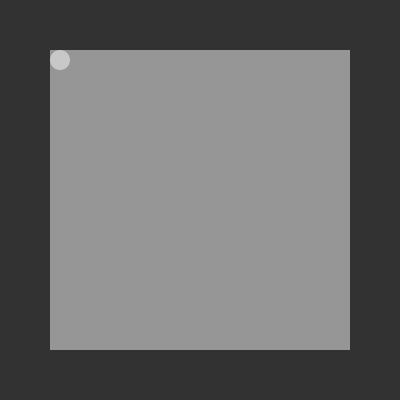
Frame 1 (no input)
Frame 60 (the mouse pressed at the canvas centre just before this capture): identical to frame 1, image omitted
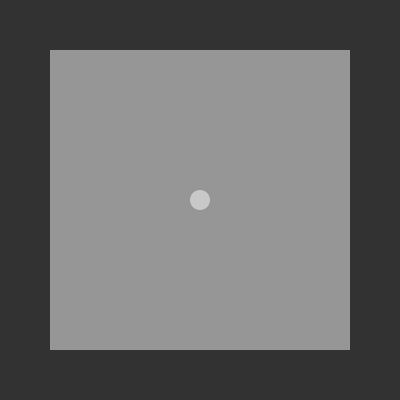
Frame 120 (the mouse held since frame 60 and released just before this capture)

The Processing sketch that drew these frames (run headless with seeded random() and noise(); from frame 60 on, the mouse is pressed at the canvas centre):

// Processing sketch: constrain
// ── constrain.pde
void setup()
{
  size(400, 400);
  background(50);
  rectMode(CORNERS);
  noStroke();
}

void draw()
{
  fill(150);
  rect(50, 50, width - 50, height - 50);
  
  fill(200);
  ellipse(
  constrain(mouseX, 50 + 10, width - 50 - 10), 
  constrain(mouseY, 50 + 10, height - 50 - 10), 
  20, 20);
}
